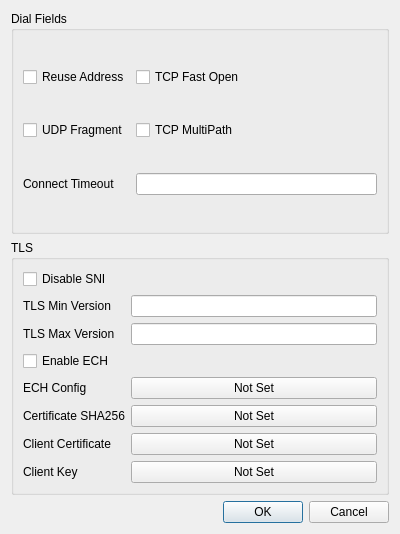
<?xml version="1.0" encoding="UTF-8"?>
<ui version="4.0">
 <class>EditAdvanced</class>
 <widget class="QDialog" name="EditAdvanced">
  <property name="geometry">
   <rect>
    <x>0</x>
    <y>0</y>
    <width>400</width>
    <height>534</height>
   </rect>
  </property>
  <property name="windowTitle">
   <string>Dialog</string>
  </property>
  <layout class="QGridLayout" name="gridLayout">
   <item row="0" column="0">
    <widget class="QGroupBox" name="dial_box">
     <property name="title">
      <string>Dial Fields</string>
     </property>
     <layout class="QGridLayout" name="gridLayout_2">
      <item row="2" column="0">
       <widget class="QLabel" name="label">
        <property name="text">
         <string>Connect Timeout</string>
        </property>
       </widget>
      </item>
      <item row="2" column="1">
       <widget class="QLineEdit" name="connect_timeout"/>
      </item>
      <item row="0" column="1">
       <widget class="QCheckBox" name="tcp_fast_open">
        <property name="text">
         <string>TCP Fast Open</string>
        </property>
       </widget>
      </item>
      <item row="1" column="1">
       <widget class="QCheckBox" name="tcp_multipath">
        <property name="text">
         <string>TCP MultiPath</string>
        </property>
       </widget>
      </item>
      <item row="0" column="0">
       <widget class="QCheckBox" name="reuse_addr">
        <property name="text">
         <string>Reuse Address</string>
        </property>
       </widget>
      </item>
      <item row="1" column="0">
       <widget class="QCheckBox" name="udp_fragment">
        <property name="text">
         <string>UDP Fragment</string>
        </property>
       </widget>
      </item>
     </layout>
    </widget>
   </item>
   <item row="2" column="0">
    <widget class="QDialogButtonBox" name="buttonBox">
     <property name="orientation">
      <enum>Qt::Orientation::Horizontal</enum>
     </property>
     <property name="standardButtons">
      <set>QDialogButtonBox::StandardButton::Cancel|QDialogButtonBox::StandardButton::Ok</set>
     </property>
    </widget>
   </item>
   <item row="1" column="0">
    <widget class="QGroupBox" name="tls_box">
     <property name="title">
      <string>TLS</string>
     </property>
     <layout class="QFormLayout" name="formLayout">
      <item row="3" column="0">
       <widget class="QCheckBox" name="enable_ech">
        <property name="text">
         <string>Enable ECH</string>
        </property>
       </widget>
      </item>
      <item row="4" column="0">
       <widget class="QLabel" name="label_2">
        <property name="text">
         <string>ECH Config</string>
        </property>
       </widget>
      </item>
      <item row="4" column="1">
       <widget class="QPushButton" name="ech_config">
        <property name="text">
         <string>Not Set</string>
        </property>
       </widget>
      </item>
      <item row="5" column="0">
       <widget class="QLabel" name="label_3">
        <property name="text">
         <string>Certificate SHA256</string>
        </property>
       </widget>
      </item>
      <item row="5" column="1">
       <widget class="QPushButton" name="cert_sha256">
        <property name="text">
         <string>Not Set</string>
        </property>
       </widget>
      </item>
      <item row="6" column="0">
       <widget class="QLabel" name="label_4">
        <property name="text">
         <string>Client Certificate</string>
        </property>
       </widget>
      </item>
      <item row="6" column="1">
       <widget class="QPushButton" name="client_cert">
        <property name="text">
         <string>Not Set</string>
        </property>
       </widget>
      </item>
      <item row="7" column="0">
       <widget class="QLabel" name="label_5">
        <property name="text">
         <string>Client Key</string>
        </property>
       </widget>
      </item>
      <item row="7" column="1">
       <widget class="QPushButton" name="client_key">
        <property name="text">
         <string>Not Set</string>
        </property>
       </widget>
      </item>
      <item row="0" column="0">
       <widget class="QCheckBox" name="disable_sni">
        <property name="text">
         <string>Disable SNI</string>
        </property>
       </widget>
      </item>
      <item row="1" column="0">
       <widget class="QLabel" name="label_6">
        <property name="text">
         <string>TLS Min Version</string>
        </property>
       </widget>
      </item>
      <item row="1" column="1">
       <widget class="QLineEdit" name="min_version"/>
      </item>
      <item row="2" column="0">
       <widget class="QLabel" name="label_7">
        <property name="text">
         <string>TLS Max Version</string>
        </property>
       </widget>
      </item>
      <item row="2" column="1">
       <widget class="QLineEdit" name="max_version"/>
      </item>
     </layout>
    </widget>
   </item>
  </layout>
 </widget>
 <resources/>
 <connections>
  <connection>
   <sender>buttonBox</sender>
   <signal>accepted()</signal>
   <receiver>EditAdvanced</receiver>
   <slot>accept()</slot>
   <hints>
    <hint type="sourcelabel">
     <x>248</x>
     <y>254</y>
    </hint>
    <hint type="destinationlabel">
     <x>157</x>
     <y>274</y>
    </hint>
   </hints>
  </connection>
  <connection>
   <sender>buttonBox</sender>
   <signal>rejected()</signal>
   <receiver>EditAdvanced</receiver>
   <slot>reject()</slot>
   <hints>
    <hint type="sourcelabel">
     <x>316</x>
     <y>260</y>
    </hint>
    <hint type="destinationlabel">
     <x>286</x>
     <y>274</y>
    </hint>
   </hints>
  </connection>
 </connections>
</ui>
